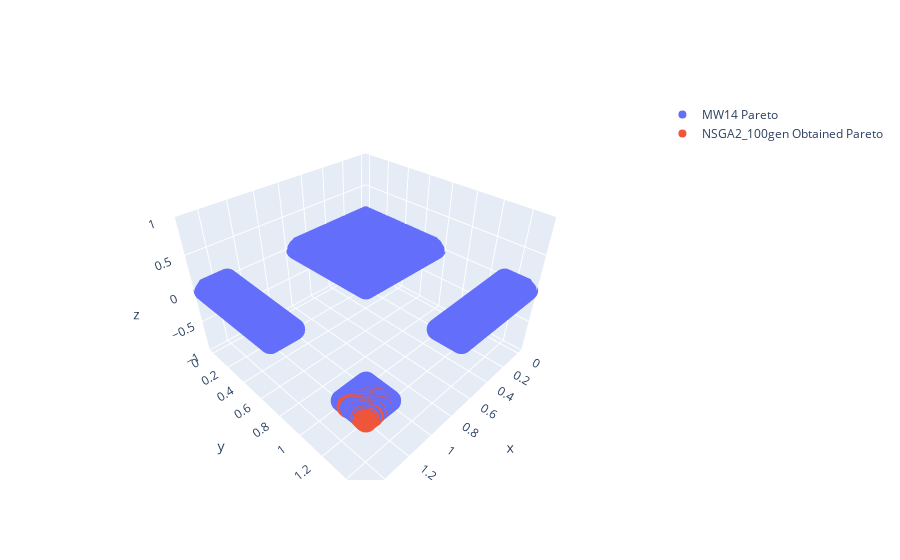

Write notebook code for a chart like this one.
### Code cell
algorithm = NSGA2(pop_size=100)
res = minimize(problem,
               algorithm,
               ('n_gen', 100),
               verbose=False)

pareto_front = problem.pareto_front()
obtained_results = res.F

plot_pareto_front_3d(pareto_front, obtained_results, 'NSGA2_100gen', 'MW14')
